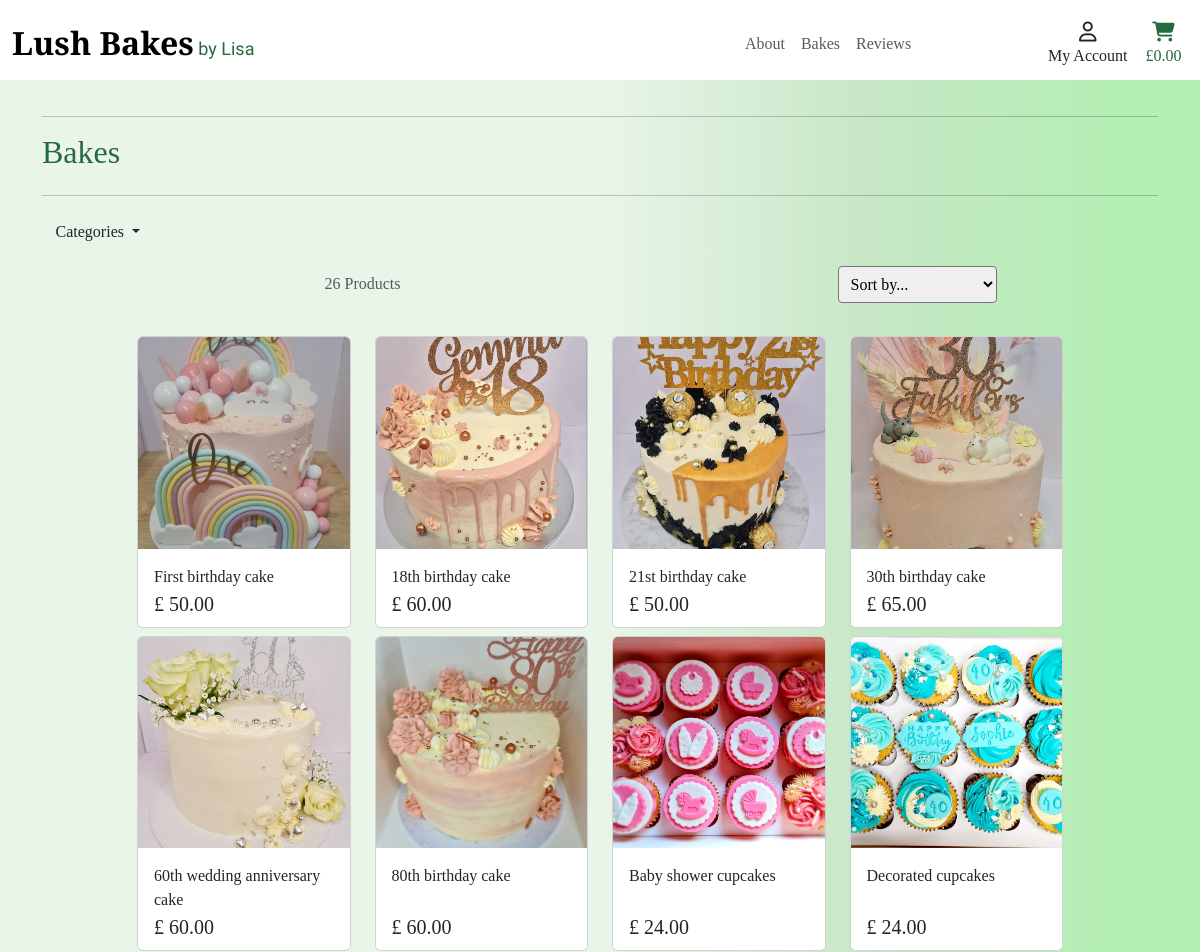
The app's page /products/ (upper part), older data.
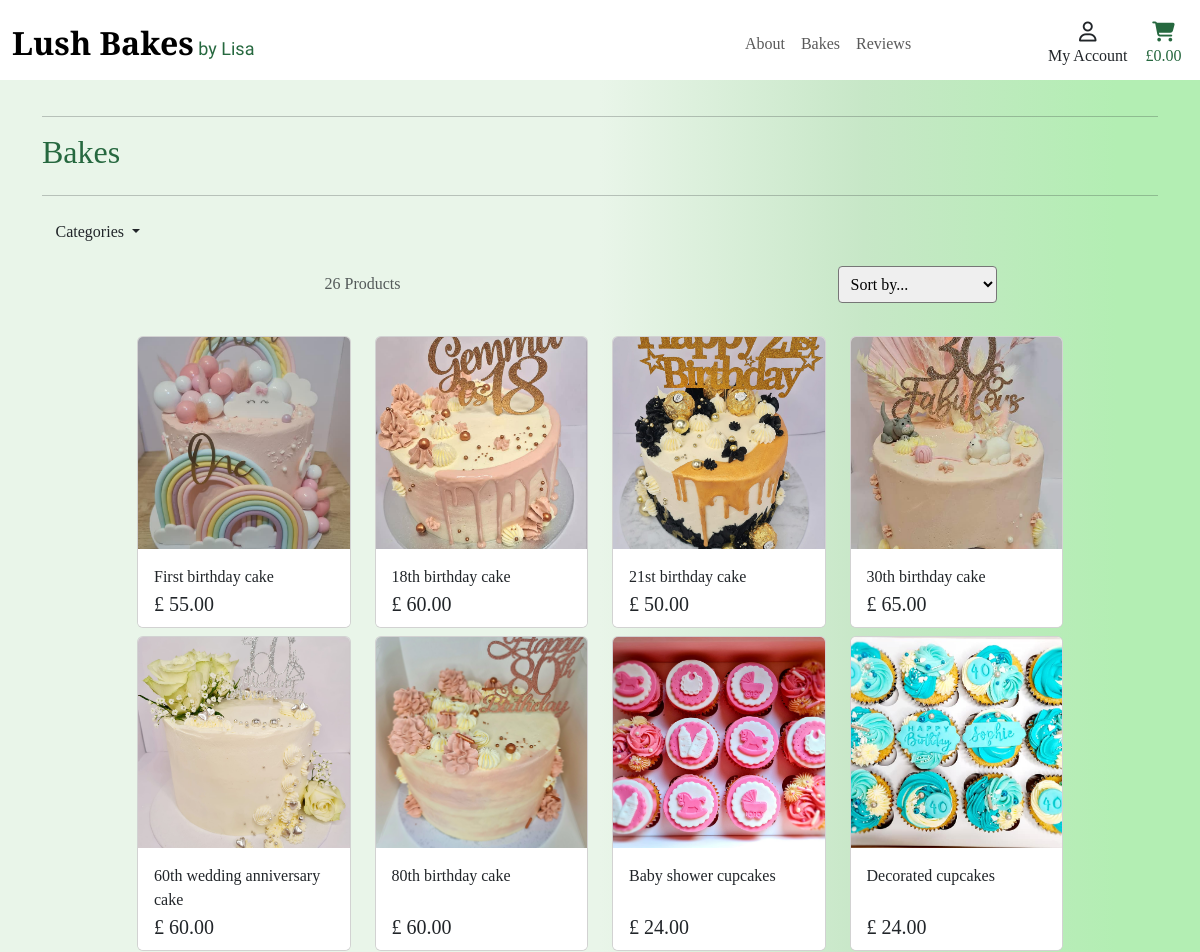
The same page, newer data.
### products/models.py (models this page shows, shortened)
class Product(models.Model):
    category = models.ForeignKey(
        'Category', null=True, blank=True, on_delete=models.SET_NULL)
    name = models.CharField(max_length=100)
    description = models.TextField()
    price = models.DecimalField(max_digits=6, decimal_places=2)
    image = models.ImageField(null=True, blank=True)

### products/views.py (the view, shortened to what this page needs)
# urls.py: path('products/', include('products.urls')),
def products(request):
    products = Product.objects.all()
    categories = None
    sort = None
    direction = None
    current_sorting = f'{sort}_{direction}'
    context = {
        'products': products,
        'current_categories': categories,
        'current_sorting': current_sorting
    }
    return render(request, 'products/products.html', context)

### bag/contexts.py (called while the page is built, shortened)
def bag_contents(request):
    bag_items = []
    total = 0
    product_count = 0
    bag = request.session.get('bag', {})
    delivery = total * Decimal(settings.STANDARD_DELIVERY_PERCENTAGE) / 100
    grand_total = delivery + total
    context = {
        'bag_items': bag_items,
        'total': total,
        'product_count': product_count,
        'delivery': delivery,
        'grand_total': grand_total,
    }
    return context

### products/templates/products/products.html (shortened to what this page needs)
{% extends 'base.html' %}
{% load static %}
{% block page_header %}
<div class="container header-container">
</div>
{% endblock %}
{% block content %}
    <div class="container">
        <div class="row">
            <div class="col">
                <hr>
                <h2 class="logo-font mb-4">Bakes</h2>
                <hr>
            </div>
        </div>
        <div>
            <ul class="navbar-nav w-auto">
                <li class="nav-item dropdown ">
                    <a class="logo-font btn btn-light dropdown-toggle font-weight-bold nav-link text-dark" href="#" id="all-products-link"
                        data-toggle="dropdown" data-bs-toggle="dropdown" aria-haspopup="true" aria-expanded="false">
                        Categories
                    </a>
                </li>
            </ul>
        </div>
        <div class="row">
            <div class="product-container col-10 offset-1">
                <div class="row mt-1 mb-2">
                    <div class="col-12 col-md-6 my-auto order-md-last d-flex justify-content-center justify-content-md-end">
                        <div class="sort-select-wrapper w-50">
                            <select id="sort-selector" class="custom-select custom-select-sm rounded-1 p-2 {% if current_sorting != 'None_None' %}info{% else %}black{% endif %}">
                                <option value="reset" {% if not current_sorting %}selected{% endif %}>Sort by...</option>
                            </select>
                        </div>
                    </div>
                    <div class="col-12 col-md-6 order-md-first">
                        <p class="text-muted mt-3 text-center text-md-left">
                            {{ products|length }} Products{% if search_term %} found for <strong>"{{ search_term }}"</strong>{% endif %}
                        </p>
                    </div>
                </div>
        <div class="product-container">
                <div class="row">
                    {% for product in products %}
                        <div class="col-lg-3 col-md-4 col-sm-6 col-12 mb-2 ">
                            <div class="card h-100 border-1">
                                <a href="{% url 'product_description' product.id %}">
                                    <img  class="card-img-top img-fluid" src="{{ product.image.url }}" alt="{{ product.name }}">
                                </a>
                                <div class="card-body pb-0">
                                    <p class="mb-0">{{ product.name }}</p>
                                </div>
                                <div class="card-footer bg-white pt-0 border-0 text-left">
                                    <div class="row">
                                        <div class="col">
                                            <p class="lead mb-0 text-left font-weight-bold">£ {{ product.price }}</p>
                                        </div>
                                    </div>
                                </div>
                            </div>
                        </div>
                    {% endfor %}
                </div>
            </div>
        </div>
</div>
{% endblock %}

### templates/base.html (shortened to what this page needs)
{% load static %}
<!DOCTYPE html>
<html lang="en">
  <head>
    {% block corecss %}
    <link href="https://cdn.jsdelivr.net/npm/bootstrap@5.3.2/dist/css/bootstrap.min.css"
      rel="stylesheet"
/>
    <link rel="stylesheet" href="{% static 'css/base.css' %}">
    {% endblock %}
  </head>
  <body>
    <header class="container-fluid fixed-top">
        <div id="navtop" class="row bg-white pt-lg-2 d-flex justify-content-between align-items-center">
            <div class="col-lg-3 col-md-6">
                <a href="{% url 'home' %}" class="nav-link main-logo-link d-block">
                    <h2 class="logo-font text-black my-0"><strong>Lush Bakes</strong><span id="logo"> by Lisa</span></h2>
                </a>
            </div>
            <div class="col-lg-6 col-md-6">
                <nav class="navbar navbar-expand-lg navbar-light">
                    <div class="collapse navbar-collapse" id="main-nav">
                        <ul class="navbar-nav mx-auto">
                            <li class="nav-item">
                                <a class="nav-link" href="{% url 'about' %}">About</a>
                            </li>
                            <li class="nav-item">
                                <a class="nav-link" href="{% url 'products' %}">Bakes</a>
                            </li>
                            <li class="nav-item">
                                <a class="nav-link" href="{% url 'review' %}">Reviews</a>
                            </li>
                        </ul>
                    </div>
                    <div class="col-lg-3 col-md-6  text-end ">
                        <ul class="list-inline list-unstyled text-center text-lg-right my-0 p-1 nav-item-icons">
                            <li class="list-inline-item dropdown">
                                <a class="nav-link" href="#" id="user-options" data-toggle="dropdown"
                                    aria-haspopup="true" aria-expanded="false">
                                    <div class="text-center">
                                        <div><i class="fa-regular fa-user fa-lg"></i></div>
                                        <p class="my-0">My Account</p>
                                    </div>
                                </a>
                            </li>
                            <li class="list-inline-item">
                                <a class="{% if grand_total %}text-info font-weight-bold{% else %}text-black{% endif %} nav-link"
                                    href="{% url 'view_bag' %}">
                                    <div class="text-center">
                                        <div><i class="fa-solid fa-cart-shopping fa-lg"></i></div>
                                        <p class="my-0 basket-price">
                                            {% if grand_total %} £ {{ grand_total|floatformat:2 }}
                                            {% else %}
                                            £0.00
                                            {% endif %}
                                        </p>
                                    </div>
                                </a>
                            </li>
                        </ul>
                </nav>
            </div>
    </header>
    {% block page_header %}
    {% endblock %}
    {% block content %}
    {% endblock %}
  </body>
</html>

### static/css/base.css (style rules this page uses)
html { height: 100%; }
body { background: rgb(233, 245, 233); background: linear-gradient(90deg, rgba(233, 245, 233, 1) 50%, #c7e7c7 72%, rgba(179, 238, 179, 1) 93%); height: calc(100vh - 164px); font-family: "Prata", serif; }
.logo-font { font-family: "Prata", serif; color: #26683f; }
#logo { font-family: "Dancing Script", cursive; color: #26683f; font-size: large; }
.main-logo-link { width: fit-content; }
.nav-link .fa-cart-shopping, .nav-link .fa-cart-shopping-empty { color: #26683f; }
.basket-price { color: #26683f; }
.nav-item.dropdown .nav-link { padding-right: 90%; }
.nav-item-icons { display: flex; align-items: center; gap: 10px; }
.card .card-img-top { height: auto; aspect-ratio: 1/1; object-fit: cover; }
@media (min-width: 992px) { .header-container { padding-top: 100px; } }

Row changes from the older to the newer data that the page shows:
changed Product "First birthday cake": price "50.00" → "55.00"
